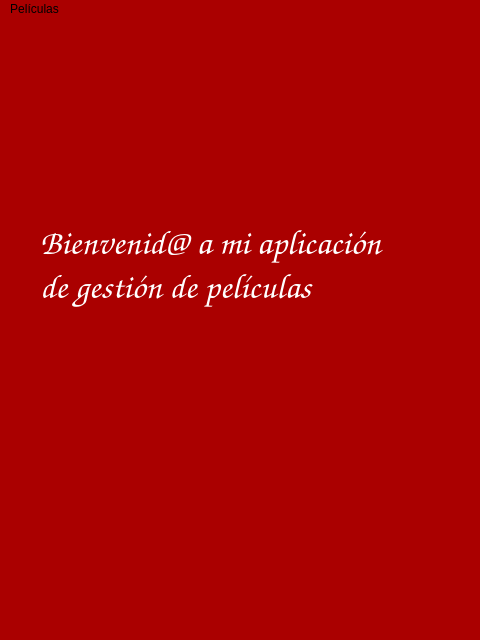
<?xml version="1.0" encoding="UTF-8"?>
<ui version="4.0">
 <class>MainWindow</class>
 <widget class="QMainWindow" name="MainWindow">
  <property name="geometry">
   <rect>
    <x>0</x>
    <y>0</y>
    <width>480</width>
    <height>640</height>
   </rect>
  </property>
  <property name="windowTitle">
   <string>MainWindow</string>
  </property>
  <property name="styleSheet">
   <string notr="true">background-color: rgb(170, 0, 0);</string>
  </property>
  <widget class="QWidget" name="centralwidget">
   <widget class="QLabel" name="label">
    <property name="geometry">
     <rect>
      <x>40</x>
      <y>190</y>
      <width>431</width>
      <height>111</height>
     </rect>
    </property>
    <property name="font">
     <font>
      <family>Comic Sans MS</family>
      <pointsize>26</pointsize>
      <weight>50</weight>
      <italic>false</italic>
      <bold>false</bold>
     </font>
    </property>
    <property name="styleSheet">
     <string notr="true">color: rgb(255, 255, 255);
font: 26pt &quot;Comic Sans MS&quot;;</string>
    </property>
    <property name="text">
     <string>Bienvenid@ a mi aplicación 
de gestión de películas</string>
    </property>
   </widget>
   <widget class="QLabel" name="label_2">
    <property name="geometry">
     <rect>
      <x>270</x>
      <y>320</y>
      <width>111</width>
      <height>101</height>
     </rect>
    </property>
    <property name="styleSheet">
     <string notr="true">border-image: url(:/cine/palomitas.png);</string>
    </property>
    <property name="text">
     <string/>
    </property>
   </widget>
   <widget class="QLabel" name="label_3">
    <property name="geometry">
     <rect>
      <x>120</x>
      <y>290</y>
      <width>151</width>
      <height>151</height>
     </rect>
    </property>
    <property name="styleSheet">
     <string notr="true">border-image: url(:/cine/cine.png);</string>
    </property>
    <property name="text">
     <string/>
    </property>
   </widget>
  </widget>
  <widget class="QMenuBar" name="menubar">
   <property name="geometry">
    <rect>
     <x>0</x>
     <y>0</y>
     <width>480</width>
     <height>21</height>
    </rect>
   </property>
   <widget class="QMenu" name="menuPel_culas">
    <property name="title">
     <string>Películas</string>
    </property>
    <addaction name="submenu_insertar_pelicula"/>
    <addaction name="submenu_listar_peliculas"/>
    <addaction name="submenu_list_widget_peliculas"/>
    <addaction name="submenu_table_widget_peliculas"/>
    <addaction name="submenu_inicio"/>
   </widget>
   <addaction name="menuPel_culas"/>
  </widget>
  <widget class="QStatusBar" name="statusbar"/>
  <action name="submenu_insertar_pelicula">
   <property name="text">
    <string>Insertar película</string>
   </property>
   <property name="font">
    <font>
     <pointsize>10</pointsize>
    </font>
   </property>
  </action>
  <action name="submenu_borrar_pelicula">
   <property name="text">
    <string>Borrar película</string>
   </property>
  </action>
  <action name="submenu_listar_peliculas">
   <property name="text">
    <string>Listar películas</string>
   </property>
   <property name="font">
    <font>
     <pointsize>10</pointsize>
    </font>
   </property>
  </action>
  <action name="submenu_inicio">
   <property name="text">
    <string>Inicio</string>
   </property>
   <property name="font">
    <font>
     <pointsize>10</pointsize>
    </font>
   </property>
  </action>
  <action name="submenu_list_widget_peliculas">
   <property name="text">
    <string>Listar películas usando list widget</string>
   </property>
   <property name="font">
    <font>
     <pointsize>10</pointsize>
    </font>
   </property>
  </action>
  <action name="submenu_table_widget_peliculas">
   <property name="text">
    <string>Listar películas usando table widget</string>
   </property>
   <property name="font">
    <font>
     <pointsize>10</pointsize>
    </font>
   </property>
  </action>
 </widget>
 <resources>
  <include location="cine.qrc"/>
 </resources>
 <connections/>
</ui>
